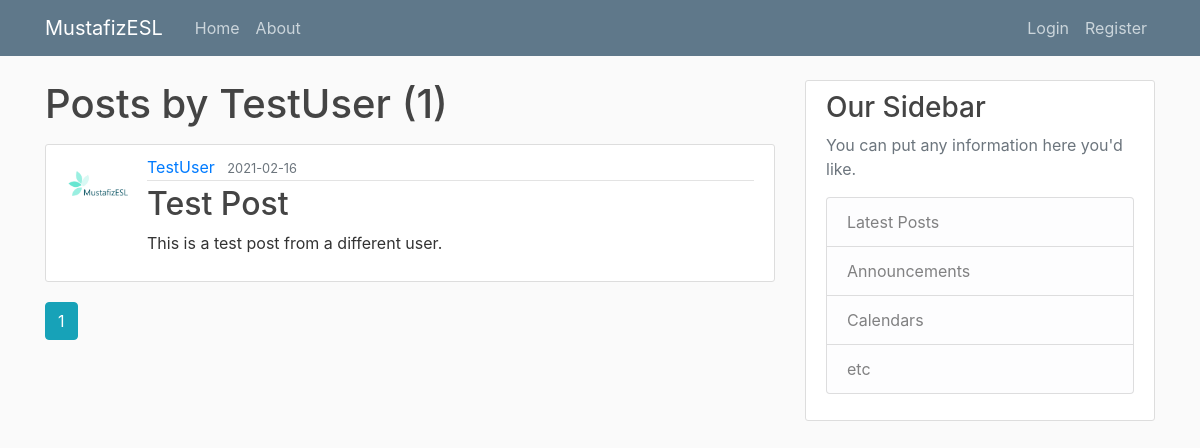
Page /user/TestUser on the earlier database version.
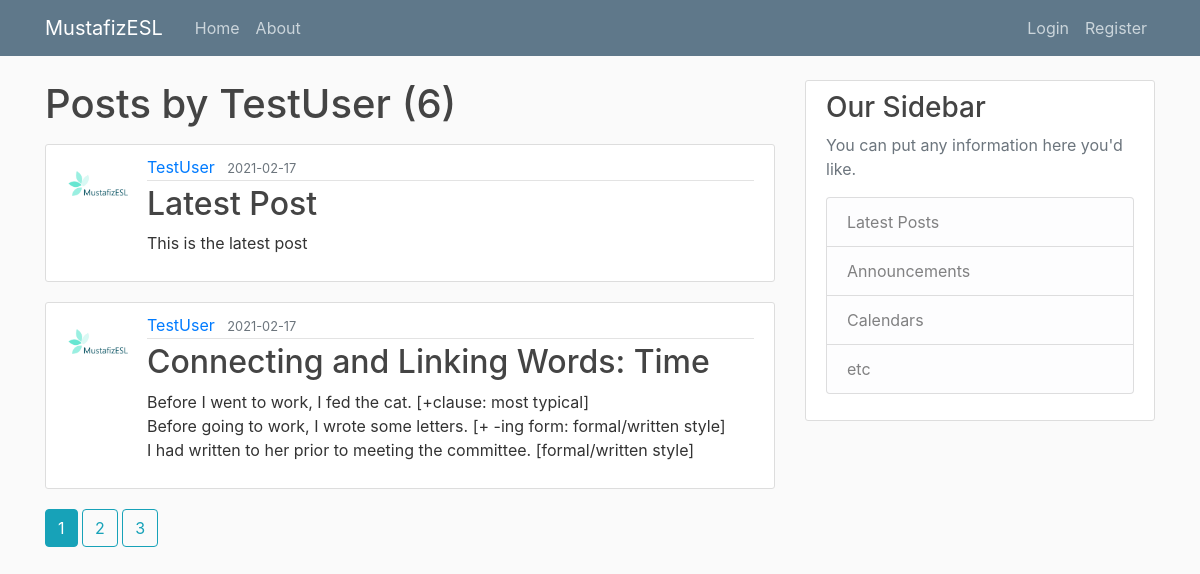
Same page on the later database version.
### project/models.py (models this page shows, shortened)
class User(db.Model, UserMixin):
	id = db.Column(db.Integer, primary_key=True)
	username = db.Column(db.String(20), unique=True, nullable=False)
	email = db.Column(db.String(120), unique=True, nullable=False)
	image_file = db.Column(db.String(20), nullable=False, default='default.jpg')
	password = db.Column(db.String(60), nullable=False)
	posts = db.relationship('Post', backref='author', lazy=True)

class Post(db.Model):
	id = db.Column(db.Integer, primary_key=True)
	title = db.Column(db.String(100), nullable=False)
	date_posted = db.Column(db.DateTime, nullable=False, default=datetime.utcnow)
	content = db.Column(db.Text, nullable=False)
	user_id = db.Column(db.Integer, db.ForeignKey('user.id'), nullable=False)

### project/routes.py (the view)
@app.route("/user/<string:username>")
def user_posts(username):
	page = request.args.get('page', 1, type=int)
	user = User.query.filter_by(username=username).first_or_404()
	posts = Post.query.filter_by(author=user).order_by(Post.date_posted.desc()).paginate(page=page, per_page=2)
	return render_template('user_posts.html', posts=posts, user=user)

### project/templates/user_posts.html
{% extends "layout.html" %}
{% block content %}
  <h1 class="mb-3">Posts by {{ user.username }} ({{ posts.total }})</h1>
	{% for post in posts.items %}
		<article class="media content-section">
      <img class="rounded-circle article-img" src="{{ url_for('static', filename='profile_pics/' + post.author.image_file) }}">
      <div class="media-body">
        <div class="article-metadata">
          <a class="mr-2" href="{{ url_for('user_posts', username=post.author.username) }}">{{ post.author.username }}</a>
          <small class="text-muted">{{ post.date_posted.strftime('%Y-%m-%d') }}</small>
        </div>
        <h2><a class="article-title" href="{{ url_for('post', post_id=post.id) }}">{{ post.title }}</a></h2>
        <p class="article-content">{{ post.content }}</p>
      </div>
    </article>
	{% endfor %}
  {% for page_num in posts.iter_pages(left_edge=1, right_edge=1, left_current=1, right_current=2) %}
    {% if page_num %}
      {% if posts.page == page_num %}
        <a class="btn btn-info mb-4" href="{{ url_for('user_posts', username=user.username, page=page_num) }}">{{ page_num }}</a>
      {% else %}
        <a class="btn btn-outline-info mb-4" href="{{ url_for('user_posts', username=user.username, page=page_num) }}">{{ page_num }}</a>
      {% endif %}
    {% else %}
      ...
    {% endif %}
  {% endfor %}
{% endblock content %}

### project/templates/layout.html (shortened to what this page needs)
<!DOCTYPE html>
<html>
<head>
    <link rel="stylesheet" href="https://maxcdn.bootstrapcdn.com/bootstrap/4.0.0/css/bootstrap.min.css">
    <link rel="stylesheet" type="text/css" href="{{ url_for('static', filename='main.css') }}">
</head>
<body>
    <header class="site-header">
      <nav class="navbar navbar-expand-md navbar-dark bg-steel fixed-top">
        <div class="container">
          <a class="navbar-brand mr-4" href="/">MustafizESL</a>
          <div class="collapse navbar-collapse" id="navbarToggle">
            <div class="navbar-nav mr-auto">
              <a class="nav-item nav-link" href="{{ url_for('home') }}">Home</a>
              <a class="nav-item nav-link" href="{{ url_for('about') }}">About</a>
            </div>
            <div class="navbar-nav">
              {% if current_user.is_authenticated %}
                <a class="nav-item nav-link" href="{{ url_for('new_post') }}">New Post</a>
                <a class="nav-item nav-link" href="{{ url_for('account') }}">Account</a>
                <a class="nav-item nav-link" href="{{ url_for('logout') }}">Logout</a>
              {% else %}
                <a class="nav-item nav-link" href="{{ url_for('login') }}">Login</a>
                <a class="nav-item nav-link" href="{{ url_for('register') }}">Register</a>
              {% endif %}
            </div>
          </div>
        </div>
      </nav>
    </header>
    <main role="main" class="container">
      <div class="row">
        <div class="col-md-8">
          {% block content %}{% endblock %}
        </div>
        <div class="col-md-4">
          <div class="content-section">
            <h3>Our Sidebar</h3>
            <p class='text-muted'>You can put any information here you'd like.
              <ul class="list-group">
                <li class="list-group-item list-group-item-light">Latest Posts</li>
                <li class="list-group-item list-group-item-light">Announcements</li>
                <li class="list-group-item list-group-item-light">Calendars</li>
                <li class="list-group-item list-group-item-light">etc</li>
              </ul>
            </p>
          </div>
        </div>
      </div>
    </main>
</body>
</html>

### project/static/main.css (style rules this page uses)
body { background: #fafafa; color: #333333; margin-top: 5rem; }
h1, h2, h3, h4, h5, h6 { color: #444444; }
.bg-steel { background-color: #5f788a; }
.site-header .navbar-nav .nav-link { color: #cbd5db; }
.content-section { background: #ffffff; padding: 10px 20px; border: 1px solid #dddddd; border-radius: 3px; margin-bottom: 20px; }
.article-title { color: #444444; }
.article-content { white-space: pre-line; }
.article-img { height: 65px; width: 65px; margin-right: 16px; }
.article-metadata { padding-bottom: 1px; margin-bottom: 4px; border-bottom: 1px solid #e3e3e3 }

Differences in the rows shown:
no longer on this page (row unchanged): Post: image_file (placeholder picture), author.username "TestUser", date_posted "2021-02-16", title "Test Post", content "This is a test post from a different user."
added Post: image_file (placeholder picture), author.username "TestUser", date_posted "2021-02-17", title "Latest Post", content "This is the latest post"
added Post: image_file (placeholder picture), author.username "TestUser", date_posted "2021-02-17", title "Connecting and Linking Words: Time", content "Before I went to work, I fed the cat. [+clause: most typical] Before going to work, I wrote some letters. [+ -ing form: formal/written style] I had written to her prior to meeting the committee. [formal/written style]"
Other differences:
{{ posts.total }}: "1" → "6"
new list line: "2"
new list line: "3"
